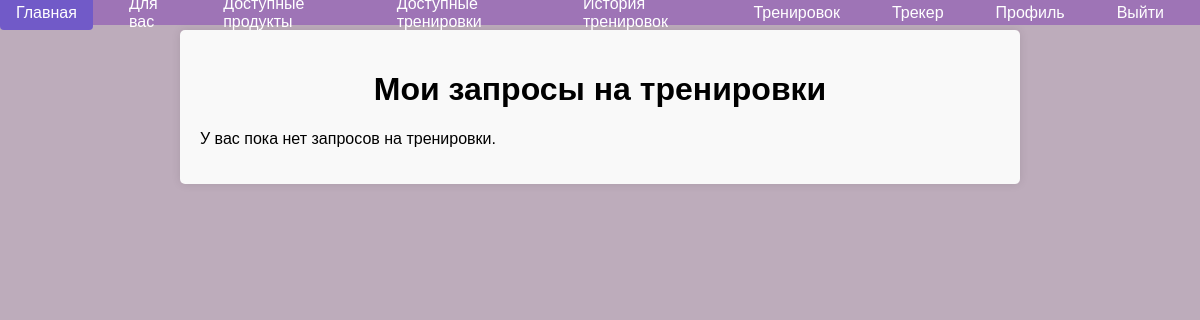
Before: /my_training_requests.php (signed in) with the older database file.
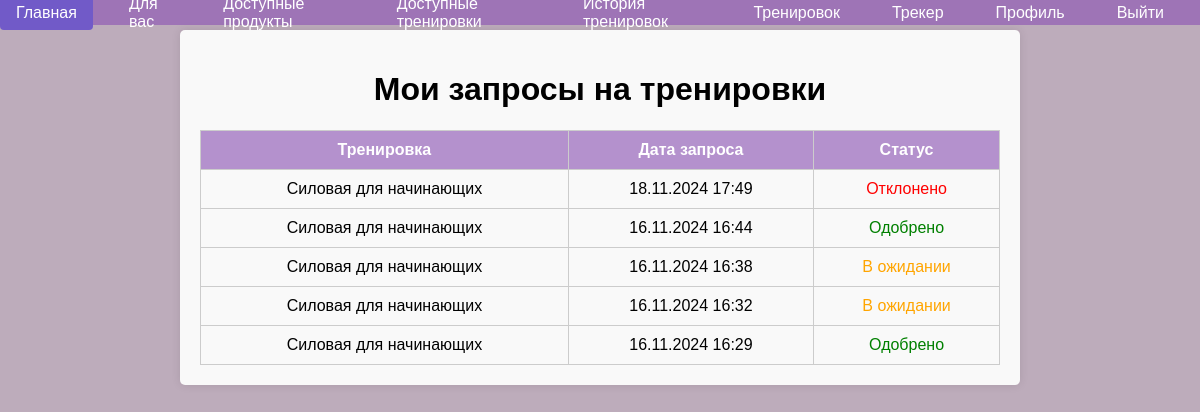
After: the same page with the newer database file.
### tables this page shows
CREATE TABLE `training_requests` (
  `id` int(11) NOT NULL AUTO_INCREMENT,
  `user_id` int(11) NOT NULL,
  `training_id` int(11) NOT NULL,
  `request_date` datetime DEFAULT current_timestamp(),
  `status` enum('pending','approved','rejected') DEFAULT 'pending',
  PRIMARY KEY (`id`),
  KEY `user_id` (`user_id`),
  KEY `training_id` (`training_id`),
  CONSTRAINT `training_requests_ibfk_1` FOREIGN KEY (`user_id`) REFERENCES `users` (`id`),
  CONSTRAINT `training_requests_ibfk_2` FOREIGN KEY (`training_id`) REFERENCES `training_programs` (`id`)
);

CREATE TABLE `training_programs` (
  `id` int(11) NOT NULL AUTO_INCREMENT,
  `name` varchar(255) DEFAULT NULL,
  `description` text DEFAULT NULL,
  `duration` int(11) DEFAULT NULL,
  `calories_burned` int(11) DEFAULT NULL,
  `training_name` varchar(255) DEFAULT NULL,
  `training_type_id` int(11) DEFAULT NULL,
  `created_by` int(11) DEFAULT NULL,
  `created_at` timestamp NOT NULL DEFAULT current_timestamp(),
  `status` enum('pending','approved','rejected') DEFAULT 'pending',
  PRIMARY KEY (`id`),
  KEY `training_type_id` (`training_type_id`),
  KEY `created_by` (`created_by`),
  CONSTRAINT `training_programs_ibfk_1` FOREIGN KEY (`training_type_id`) REFERENCES `training_types` (`id`) ON DELETE SET NULL,
  CONSTRAINT `training_programs_ibfk_2` FOREIGN KEY (`created_by`) REFERENCES `users` (`id`) ON DELETE CASCADE
);

### my_training_requests.php (the view, shortened to what this page needs)
<?php
require 'db.php';
include 'navbar.php';
$user_id = $_SESSION['user_id'];
$stmt = $conn->prepare("
    SELECT
        tr.id AS request_id,
        t.name AS training_name,
        tr.request_date,
        tr.status
    FROM training_requests tr
    JOIN training_programs t ON tr.training_id = t.id
    WHERE tr.user_id = ?
    ORDER BY tr.request_date DESC
");
$stmt->bind_param("i", $user_id);
$stmt->execute();
$result = $stmt->get_result();
$requests = [];
if ($result->num_rows > 0) {
    while ($row = $result->fetch_assoc()) {
        $requests[] = $row;
    }
}
?>
<!DOCTYPE html>
<html lang="ru">
<head>
</head>
<body>
    <div class="container">
        <h1>Мои запросы на тренировки</h1>
        <?php if (empty($requests)): ?>
            <p>У вас пока нет запросов на тренировки.</p>
        <?php else: ?>
            <table>
                <thead>
                    <tr>
                        <th>Тренировка</th>
                        <th>Дата запроса</th>
                        <th>Статус</th>
                    </tr>
                </thead>
                <tbody>
                    <?php foreach ($requests as $request): ?>
                        <tr>
                            <td><?php echo htmlspecialchars($request['training_name']); ?></td>
                            <td><?php echo htmlspecialchars(date('d.m.Y H:i', strtotime($request['request_date']))); ?></td>
                            <td class="status-<?php echo htmlspecialchars($request['status']); ?>">
                                <?php
                                switch ($request['status']) {
                                    case 'pending':
                                        echo 'В ожидании';
                                        break;
                                    case 'approved':
                                        echo 'Одобрено';
                                        break;
                                    case 'rejected':
                                        echo 'Отклонено';
                                        break;
                                }
                                ?>
                            </td>
                        </tr>
                    <?php endforeach; ?>
                </tbody>
            </table>
        <?php endif; ?>
    </div>
</body>
</html>

### navbar.php (shortened to what this page needs)
<?php
require 'db.php';
$user_id = isset($_SESSION['user_id']) ? $_SESSION['user_id'] : null;
$is_admin = false;
$is_trainer = false;
if ($user_id) {
    $stmt = $conn->prepare("
        SELECT r.role_name
        FROM users u
        JOIN roles r ON u.role_id = r.id
        WHERE u.id = ?
    ");
    $stmt->bind_param("i", $user_id);
    $stmt->execute();
    $result = $stmt->get_result();
    $user = $result->fetch_assoc();
    $is_admin = ($user['role_name'] === 'admin');
    $is_trainer = ($user['role_name'] === 'trainer');
}
?>
<nav>
    <ul>
        <li><a href="main.php">Главная</a></li>
        <?php if ($user_id): ?>
            <?php if ($is_admin): ?>
                <li><a href="food_catalog.php">Каталог продуктов</a></li>
                <li><a href="add_food.php">Добавить продукт</a></li>
                <li><a href="delete_user.php">Удалить пользователя</a></li>
                <li><a href="pending.php">Рассмотрение тренировок</a></li>
                <li><a href="training_rating_weights.php">Веса </a></li>
                <li><a href="logout.php">Выйти</a></li>
            <?php else: ?>
                <li><a href="recommendation.php">Для вас</a></li>
                <li><a href="food_tracker.php">Доступные продукты</a></li>
                <li><a href="train_choose.php">Доступные тренировки</a></li>
                <li><a href="workout_history.php">История тренировок</a></li>
                <li><a href="my_training_requests.php">Тренировок</a></li>
                <li><a href="calories_tracker.php">Трекер</a></li>
                <li><a href="profile.php">Профиль</a></li>
                <li><a href="logout.php">Выйти</a></li>
            <?php endif; ?>
        <?php else: ?>
            <li><a href="login.php">Войти</a></li>
        <?php endif; ?>
    </ul>
</nav>

### navbar.php (style rules this page uses)
nav { background-color: rgba(139, 83, 179, 0.62); height: 25px; width: 100%; position: fixed; top: 0; left: 0; display: flex; align-items: center; justify-content: center; z-index: 1000; }
body { margin: 0; padding-top: 50px; }
nav ul { list-style-type: none; margin: 0; padding: 0; display: flex; justify-content: center; align-items: center; width: 100%; }
nav ul li { margin-right: 20px; }
nav ul li a { color: white; text-decoration: none; font-size: 16px; padding: 8px 16px; display: block; transition: background-color 0.3s; }

### my_training_requests.php (style rules this page uses)
body { font-family: Arial, sans-serif; background-color: #bdacbb; margin: 0; padding: 0; display: flex; flex-direction: column; align-items: center; }
.container { width: 80%; max-width: 800px; padding: 20px; background-color: #f9f9f9; border-radius: 5px; box-shadow: 0 0 10px rgba(0, 0, 0, 0.1); margin-top: 30px; }
h1 { text-align: center; }
table { width: 100%; border-collapse: collapse; margin-top: 20px; }
table, th, td { border: 1px solid #ccc; }
th, td { padding: 10px; text-align: center; }
th { background-color: rgba(139, 83, 179, 0.62); color: white; }
.status-pending { color: orange; }
.status-approved { color: green; }
.status-rejected { color: red; }

Changed rows visible on the page:
added training_requests: training.name "Силовая для начинающих", request_date "18.11.2024 17:49", status "Отклонено"
added training_requests: training.name "Силовая для начинающих", request_date "16.11.2024 16:44", status "Одобрено"
added training_requests: training.name "Силовая для начинающих", request_date "16.11.2024 16:38", status "В ожидании"
added training_requests: training.name "Силовая для начинающих", request_date "16.11.2024 16:32", status "В ожидании"
added training_requests: training.name "Силовая для начинающих", request_date "16.11.2024 16:29", status "Одобрено"
Other visible differences:
text no longer shown: "У вас пока нет запросов на тренировки."
text now shown: "Тренировка Дата запроса Статус"
